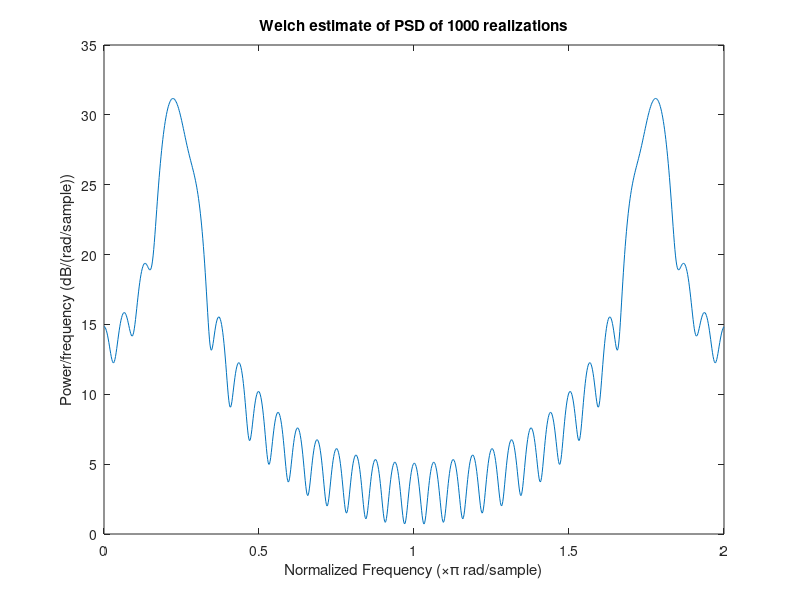
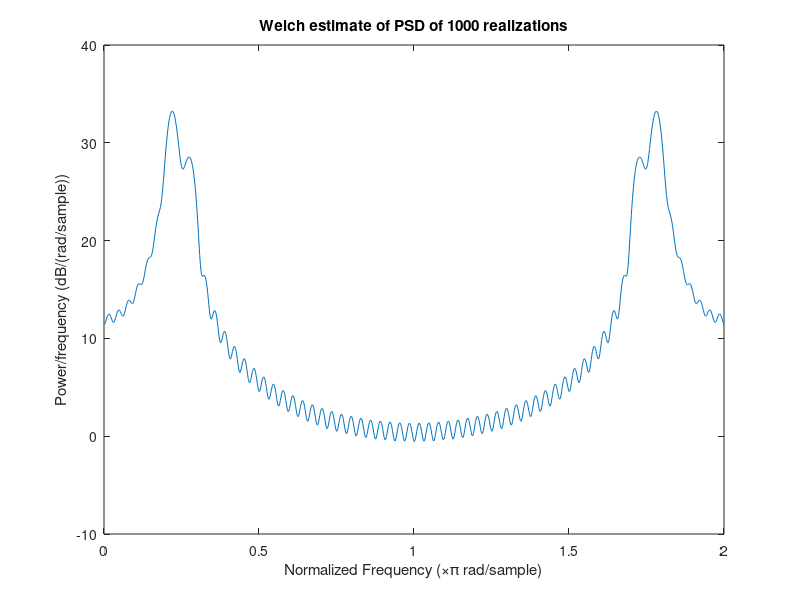
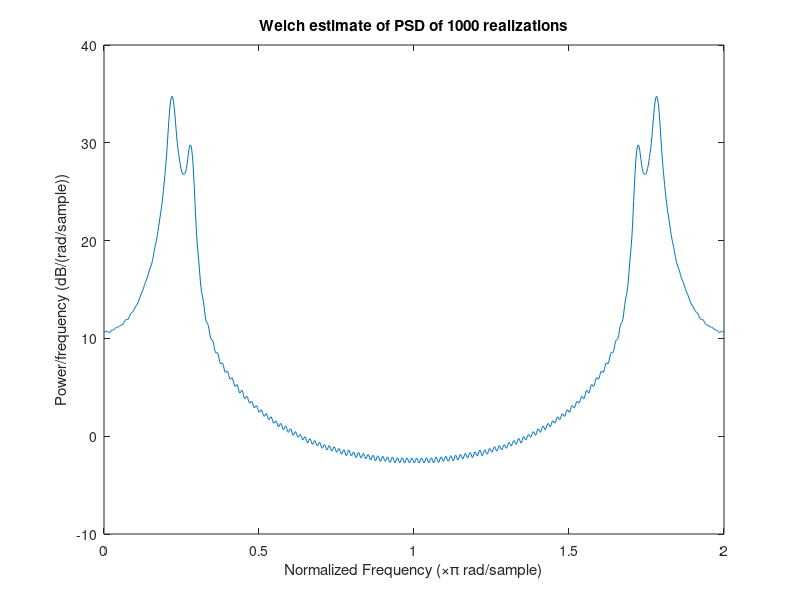

Here is the MATLAB script that generated these plots, in order:
% Zhaoxin Hu, z1hu, A53273948
clc
clf
close all
clearvars

% generate 1000 realizations of 1024-sample WSS Gaussian white noise
varr = 1; % unit variance
N = 256; % number of samples
nw = 0:1:N-1; % index of the input RP
P = 1000; % number of realizations
w = zeros(N,P); % store these realizations in a matrix, each column corresponds to a realization
for i = 1:P
    w(:,i) = sqrt(varr)*randn(N,1);
end

% generate system transfer function
num = [1, -0.9, 0.81];
den = [1, -2.76, 3.809, -2.654, 0.924];
sys = filt(num, den);

% outputs of the system, using lsim
x = zeros(N,P);
for i = 1:P
    x(:,i) = lsim(sys, w(:,i), nw);
end

% compute Welch estimate
for L = [32,64,128] %; % window length
ov = 0.75; % amount of overlap
R = (1-ov)*L; % hop size
K = floor((N-L)/R+1); % number of segments to average
nfft = 1024; % fft number of points
wtype = 'rectwin';
if wtype == 'rectwin'
    w = rectwin(L);
else
    w = hamming(L);
end
U = 1/L*sum(w.^2); % normalization factor
Welch = zeros(nfft,P); % Welch array storing each Welch estimate in a column
for i = 1:P
    xArr = w.*x(1:L,i);
    for n = 1:K-1        
        xArr = [xArr, w.*x(n*R+1:n*R+L,i)];
    end
    S = fft(xArr, nfft);
    Welch(:,i) = 1/(L*U)*mean(abs(S).^2,2);
end

% compute sample mean and variance of these 1000 Welch estimates
Welchmean = mean(Welch,2);
WelchmeandB = 10*log10(Welchmean);
Welchvar = var(Welch,0,2);
WelchvardB = 10*log10(Welchvar);

% plot the sample mean and variance
figure
plot(linspace(0,2,nfft), WelchmeandB) 
xlabel('Normalized Frequency (\times\pi rad/sample)')
ylabel('Power/frequency (dB/(rad/sample))')
title(['Welch estimate of PSD of ', num2str(P),' realizations'])
saveas(gcf, ['N=',num2str(N),', ov=',num2str(100*ov),', L=',num2str(L),', P=',num2str(P),', ',wtype,'.jpg'])
end
% figure
% plot(linspace(0,2,nfft), WelchvardB)
% xlabel('Normalized Frequency (\times\pi rad/sample)')
% ylabel('Power/frequency (dB/(rad/sample))')
% title('sample variance of periodograms of 1000 realizations')